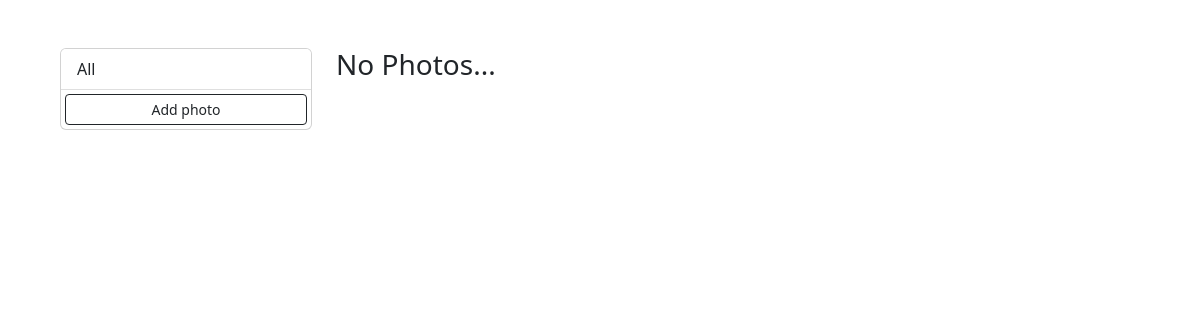
/, run on an earlier commit of the app's database.
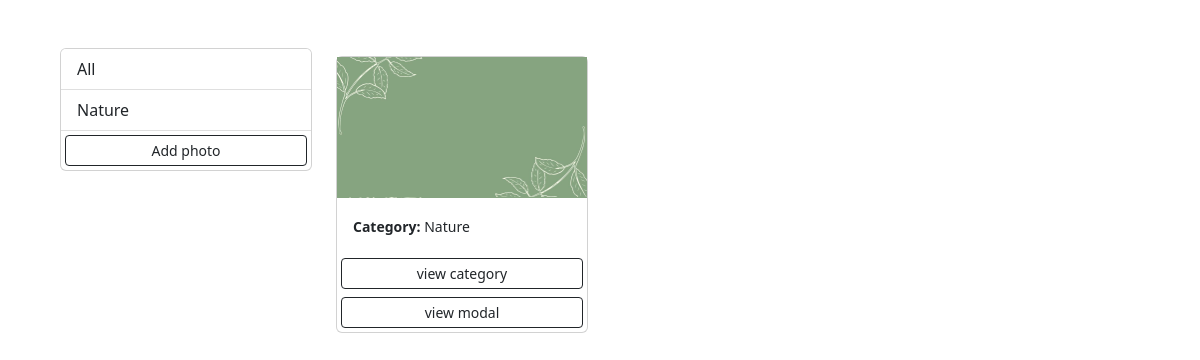
And on a later commit of the database.
### photos/models.py (models this page shows, shortened)
class Category(models.Model):
    name = models.CharField(max_length=100, null=False,blank=False)

class Photo(models.Model):
    category = models.ForeignKey(Category,on_delete=models.SET_NULL, null=True, blank=True)
    image = models.ImageField(null=False,blank=False)
    description = models.TextField()

### photos/views.py (the view)
# urls.py: path('',views.gallery,name='gallery'),
def gallery(request):
    categories = Category.objects.all()
    photos = Photo.objects.all()
    context = {'categories': categories, 'photos':photos}
    return render(request,'photos/gallery.html', context)

### photos/templates/photos/gallery.html (shortened to what this page needs)
<!DOCTYPE html>
<html lang="en">
<head>
    <link href="https://cdn.jsdelivr.net/npm/bootstrap@5.2.0-beta1/dist/css/bootstrap.min.css" rel="stylesheet"
>
</head>
<body class="m-5">
    <div class="container">
        <div class="row">
            <div class="col-md-3">
                <div class="card">
                    <ul class="list-group list-group-flush">
                        <li class="list-group-item">All</li>
                        {% for category in categories %}
                        <li class="list-group-item">{{category.name}}</li>
                        {% endfor %}
                            <a href="{% url 'add' %}" class="btn btn-outline-dark btn-block btn-sm  m-1 ">Add photo</a>
                    </ul>
                </div>
            </div>
            <div class="col-md-9">
                <div class="row">
                    {% for photo in photos %}
                    <div class="col-md-4">
                        <div class="card my-2">
                            <img class="image-thumbail"
                                src="{{photo.image.url}}"
                                alt="Card image cap">
                            <div class="card-body">
                                <small> <b>Category:</b> {{photo.category.name}}</small>
                            </div>
                            <a href="{% url 'photo' photo.id %}" class="btn btn-outline-dark btn-block btn-sm  m-1 ">view category</a>
                            <button type="button" class="btn btn-outline-dark btn-sm m-1" data-bs-toggle="modal"
                                data-bs-target="#exampleModal">
                                view modal
                            </button>
                        </div>
                    </div>
                    {% empty %}
                    <h3>No Photos...</h3>
                    {% endfor %}
                </div>
            </div>
        </div>
    </div>
</body>
</html>

What changed in the data, as far as the page shows it:
added Category: name "Nature"
added Photo: image (picture), category.name "Nature"
Also different on the page:
text no longer shown: "No Photos..."
